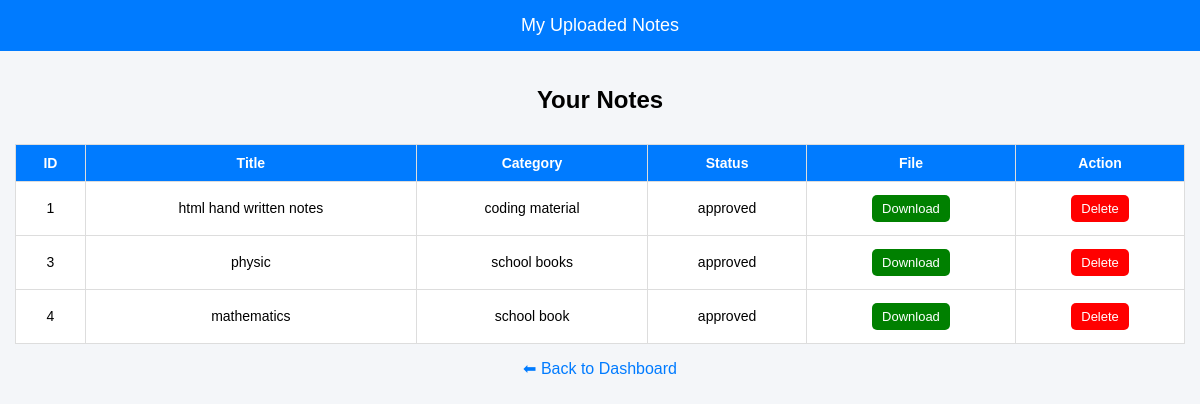
/my_notes (signed in), run on the app's committed database.
### tables this page shows
CREATE TABLE notes (
id INTEGER PRIMARY KEY AUTOINCREMENT,
username TEXT,
title TEXT,
category TEXT,
filename TEXT,
status TEXT
);

### app.py (the view)
@app.route("/my_notes")
def my_notes():
    if "user" not in session:
        return redirect("/")
    conn = sqlite3.connect("notes.db")
    cursor = conn.cursor()
    cursor.execute(
        "SELECT * FROM notes WHERE username=?",
        (session["user"],)
    )
    notes = cursor.fetchall()
    conn.close()
    return render_template("my_notes.html", notes=notes)

### templates/my_notes.html (shortened to what this page needs)
<!DOCTYPE html>
<html>
<head>
</head>
<body>
    <div class="header">
        My Uploaded Notes
    </div>
    <div class="container">
        <h2>Your Notes</h2>
        <div class="table-container">
            <table>
                <tr>
                    <th>ID</th>
                    <th>Title</th>
                    <th>Category</th>
                    <th>Status</th>
                    <th>File</th>
                    <th>Action</th>
                </tr>
                {% for note in notes %}
                <tr>
                    <td>{{note[0]}}</td>
                    <td>{{note[2]}}</td>
                    <td>{{note[3]}}</td>
                    <td>{{note[5]}}</td>
                    <td>
                        <a href="/download/{{note[4]}}" class="btn download">Download</a>
                    </td>
                    <td>
                        <a href="/delete_my_note/{{note[0]}}" class="btn delete">Delete</a>
                    </td>
                </tr>
                {% endfor %}
            </table>
        </div>
        <a href="/dashboard" class="back">⬅ Back to Dashboard</a>
    </div>
</body>
</html>

### templates/my_notes.html (style rules this page uses)
body { font-family: Arial, sans-serif; margin: 0; background: #f4f6f9; }
.header { background: #007bff; color: white; padding: 15px; text-align: center; font-size: 18px; }
.container { padding: 15px; }
h2 { text-align: center; }
.table-container { overflow-x: auto; }
table { width: 100%; border-collapse: collapse; background: white; margin-top: 10px; }
th, td { padding: 10px; border: 1px solid #ddd; text-align: center; font-size: 14px; }
th { background: #007bff; color: white; }
.btn { display: inline-block; padding: 6px 10px; margin: 3px; border-radius: 5px; text-decoration: none; font-size: 13px; color: white; }
.download { background: green; }
.delete { background: red; }
.back { display: block; text-align: center; margin-top: 15px; color: #007bff; text-decoration: none; }

### data on the page
notes: id "1", title "html hand written notes", category "coding material", status "approved"
notes: id "3", title "physic", category "school books", status "approved"
notes: id "4", title "mathematics", category "school book", status "approved"
